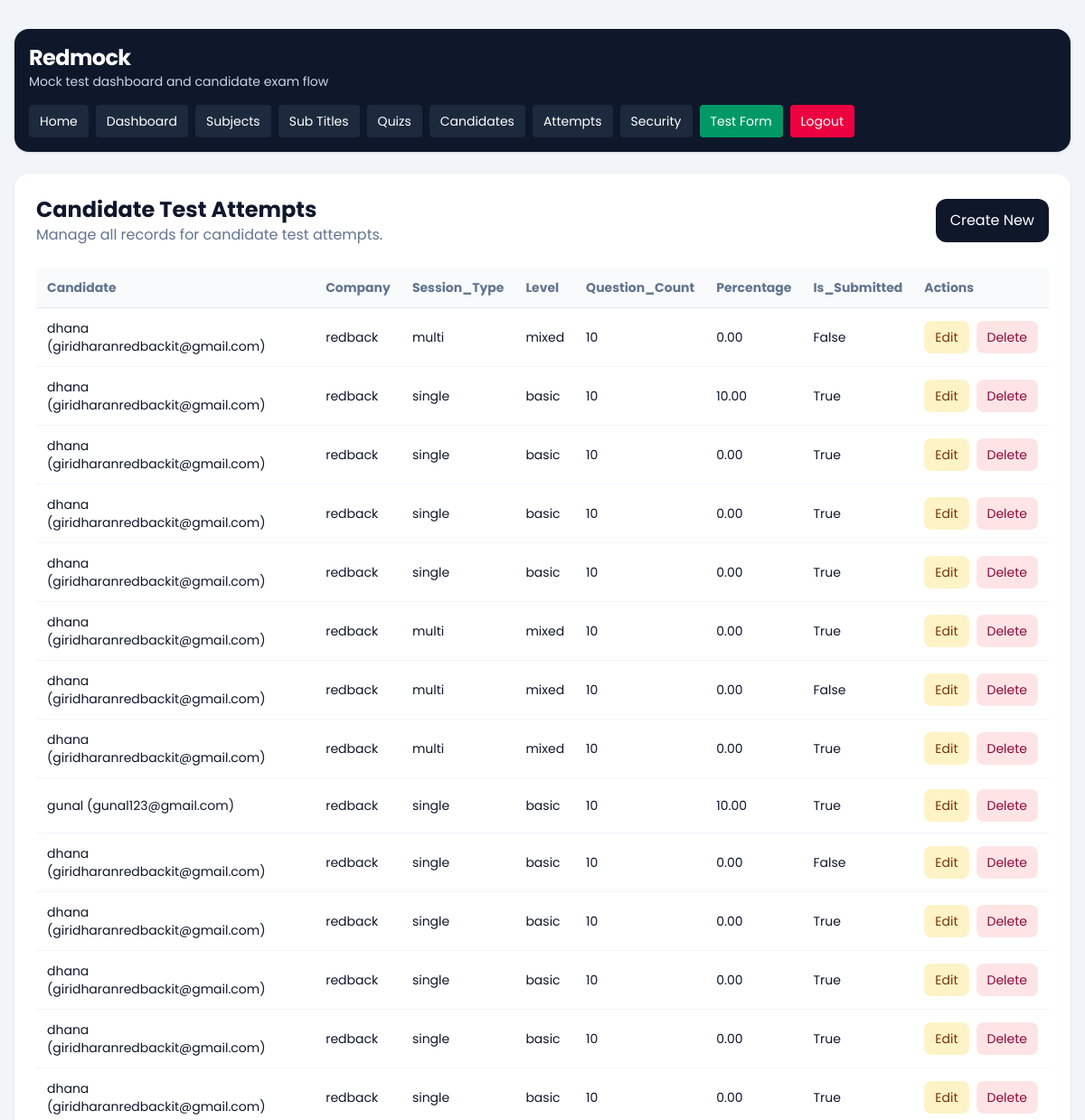
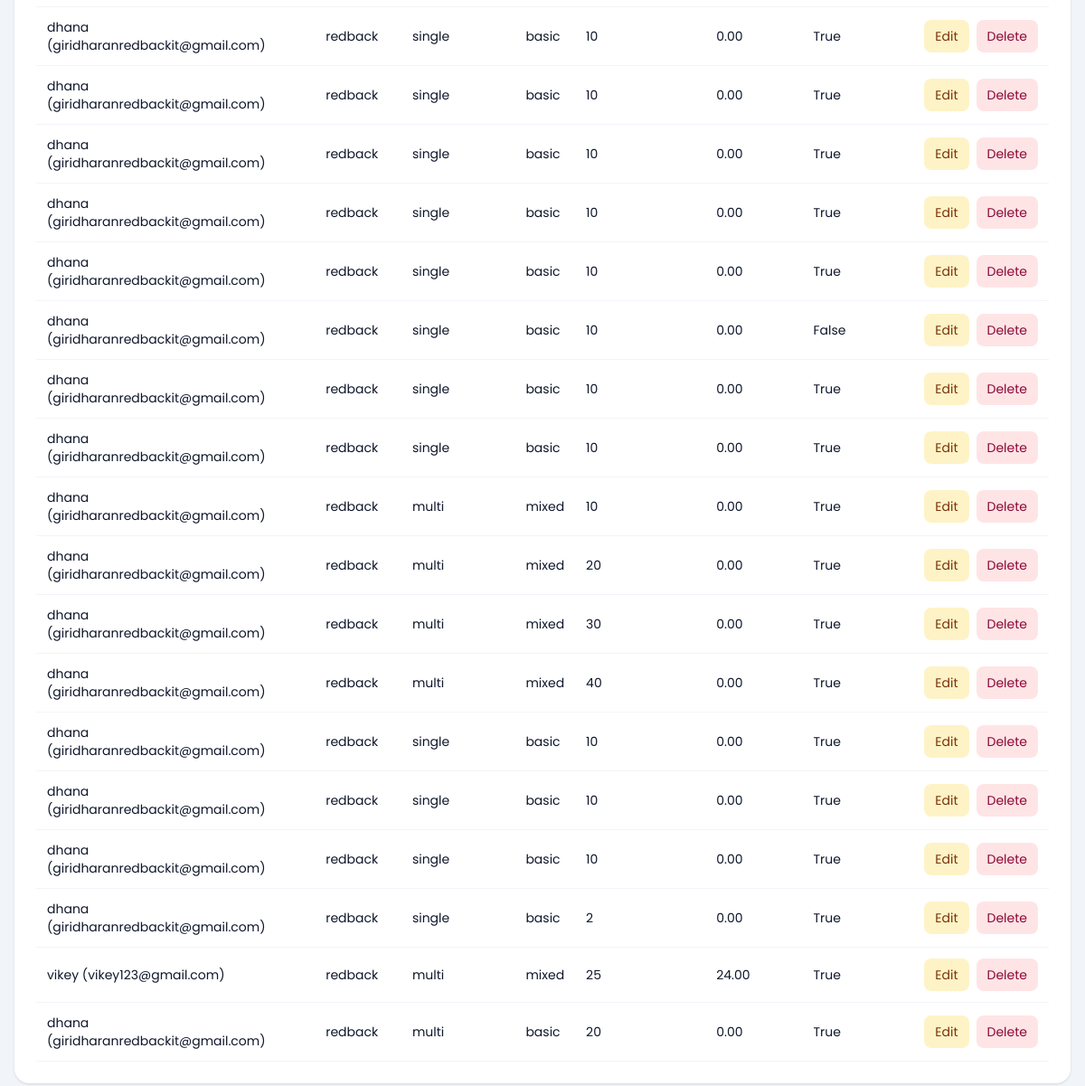
/dashboard/attempts/ (signed in), run on an earlier commit of the app's database (2 pictures, top to bottom).
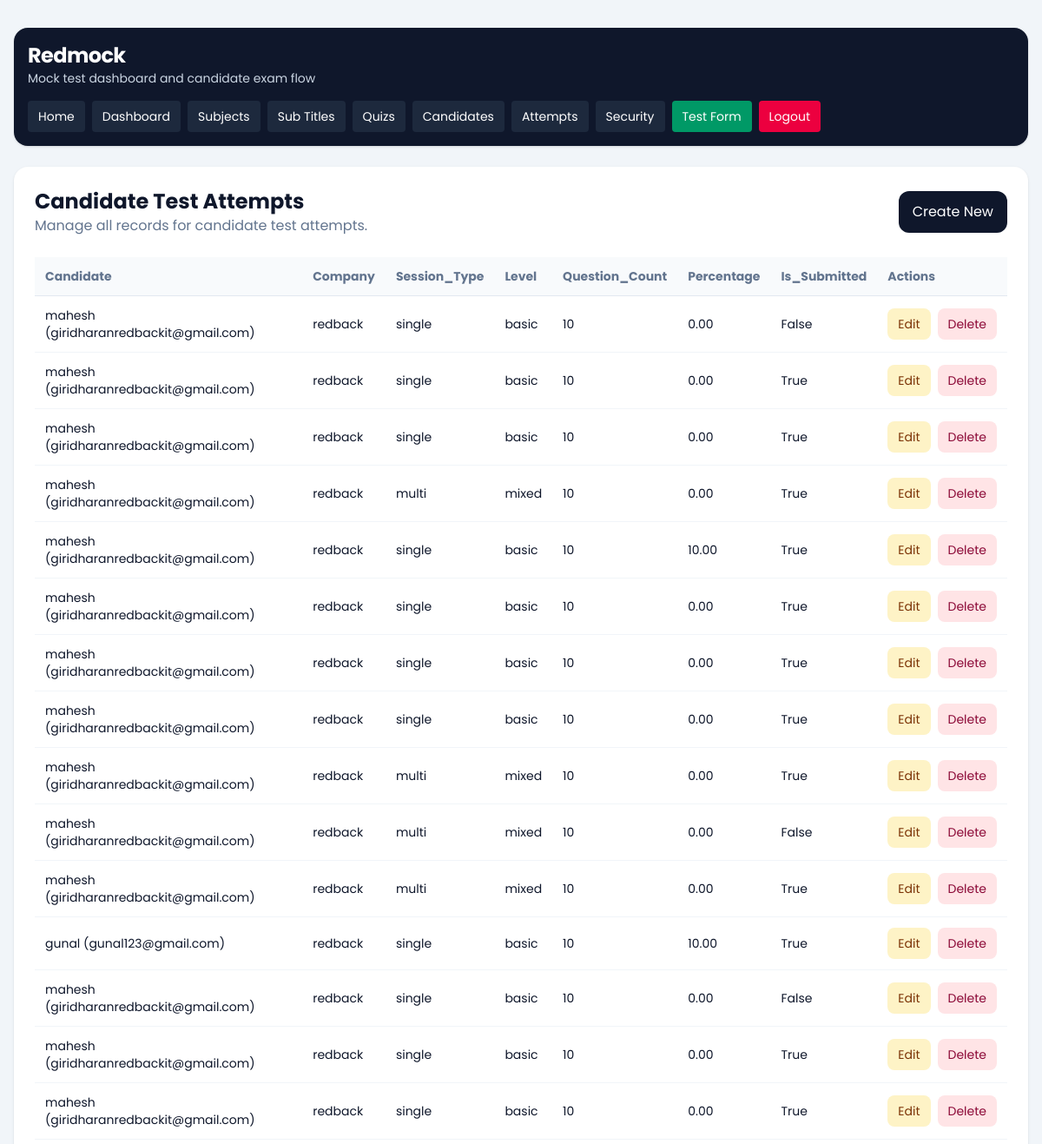
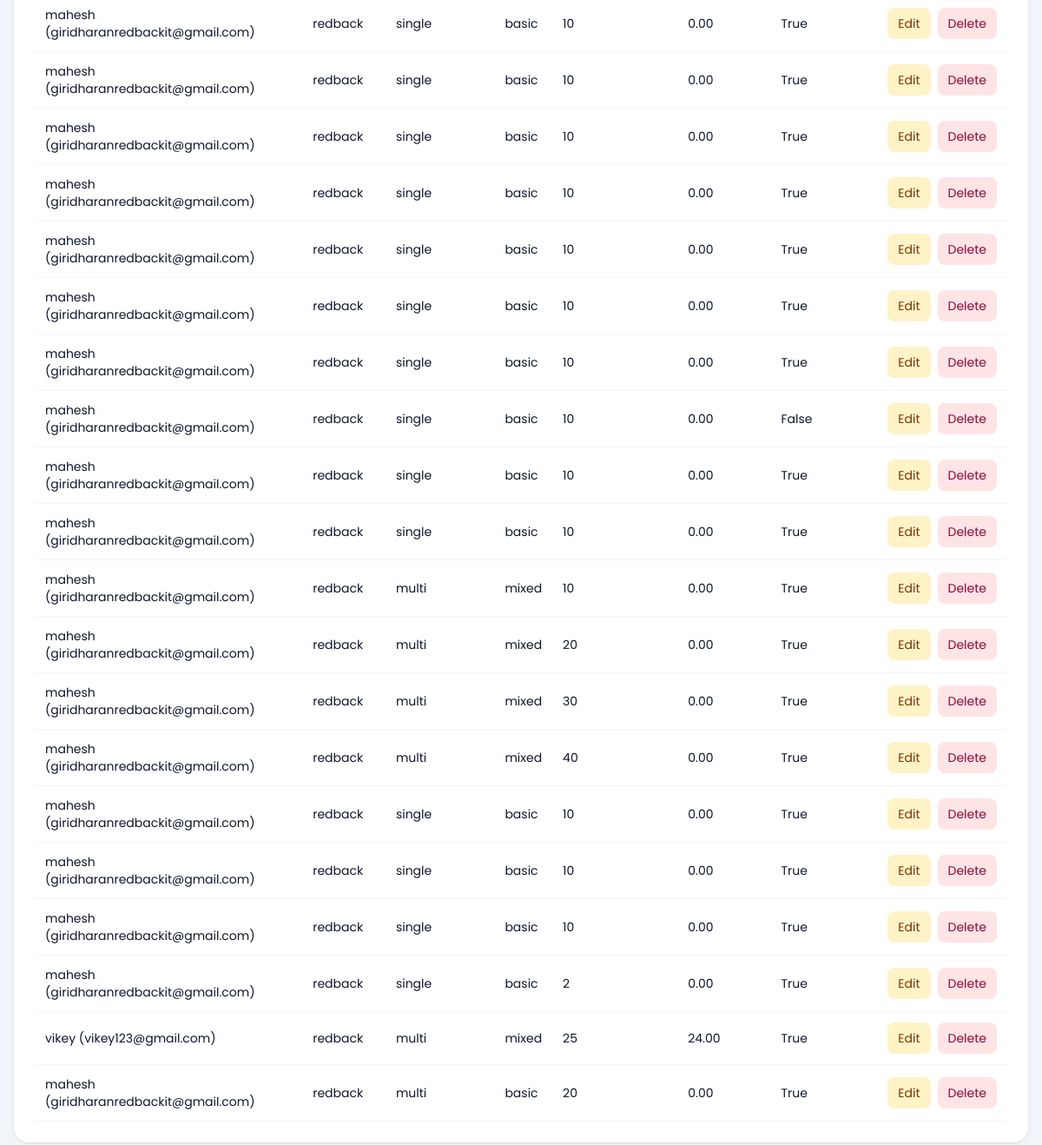
And on a later commit of the database (2 pictures, top to bottom).
### quiz/models.py (models this page shows, shortened)
class CandidateTestAttempt(models.Model):
    SESSION_SINGLE = 'single'
    SESSION_MULTI = 'multi'
    SESSION_CHOICES = [
        (SESSION_SINGLE, 'Single'),
        (SESSION_MULTI, 'Multi'),
    ]
    candidate = models.ForeignKey(Candidate, on_delete=models.CASCADE, related_name='attempts')
    company = models.ForeignKey(Company, on_delete=models.CASCADE, related_name='attempts')
    session_type = models.CharField(max_length=10, choices=SESSION_CHOICES)
    level = models.CharField(max_length=20)
    question_count = models.PositiveIntegerField()
    duration_minutes = models.PositiveIntegerField()
    selected_subjects = models.JSONField(default=list, blank=True)
    selected_sub_titles = models.JSONField(default=list, blank=True)
    answers_json = models.JSONField(default=list, blank=True)
    correct_count = models.PositiveIntegerField(default=0)
    wrong_count = models.PositiveIntegerField(default=0)
    percentage = models.DecimalField(max_digits=5, decimal_places=2, default=0)
    started_at = models.DateTimeField(blank=True, null=True)
    submitted_at = models.DateTimeField(blank=True, null=True)
    is_submitted = models.BooleanField(default=False)
    is_paused = models.BooleanField(default=False)
    paused_at = models.DateTimeField(blank=True, null=True)
    total_paused_seconds = models.PositiveIntegerField(default=0)
    tab_switch_count = models.PositiveIntegerField(default=0)
    warning_count = models.PositiveIntegerField(default=0)
    last_violation_at = models.DateTimeField(blank=True, null=True)
    violation_log_json = models.JSONField(default=list, blank=True)
    created_at = models.DateTimeField(auto_now_add=True)
    class Meta:
        ordering = ['-created_at']

class Candidate(models.Model):
    name = models.CharField(max_length=150)
    email = models.EmailField()
    designation_tech = models.CharField(max_length=150)
    created_at = models.DateTimeField(auto_now_add=True)
    class Meta:
        ordering = ['name']
    def __str__(self):
        return f'{self.name} ({self.email})'

### dashboard/models.py (models this page shows, shortened)
class Company(models.Model):
    name = models.CharField(max_length=150)
    image = models.ImageField(upload_to='company/', blank=True, null=True)
    email = models.EmailField(unique=True)
    password = models.CharField(max_length=128)
    is_active = models.BooleanField(default=True)
    full_screen_lock = models.BooleanField(default=False)
    pause_lock = models.BooleanField(default=False)
    tab_switch_guard_enabled = models.BooleanField(default=False)
    max_violation_warnings = models.PositiveIntegerField(default=3)
    exam_control_password = models.CharField(max_length=128, blank=True)
    created_at = models.DateTimeField(auto_now_add=True)
    updated_at = models.DateTimeField(auto_now=True)
    class Meta:
        ordering = ['name']
        verbose_name_plural = 'Companies'
    def __str__(self):
        return self.name

### dashboard/views.py (the view)
# urls.py: path('attempts/', views.attempt_list, name='attempt_list'),
@company_login_required
def attempt_list(request):
    queryset = CandidateTestAttempt.objects.filter(company=request.company).select_related('candidate', 'company')
    return render_crud_list(
        request,
        queryset=queryset,
        title='Candidate Test Attempts',
        create_url='dashboard:attempt_create',
        edit_url_name='dashboard:attempt_update',
        delete_url_name='dashboard:attempt_delete',
        fields=[
            'candidate',
            'company',
            'session_type',
            'level',
            'question_count',
            'percentage',
            'is_submitted',
        ],
    )

### dashboard/templatetags/dashboard_extras.py (called while the page is built)
@register.filter
def getattribute(obj, attr_name):
    return getattr(obj, attr_name)

### dashboard/views.py (called while the page is built)
def get_logged_in_company(request):
    company_id = request.session.get('company_id')
    if not company_id:
        return None
    return Company.objects.filter(id=company_id, is_active=True).first()

def company_login_required(view_func):
    @wraps(view_func)
    def wrapper(request, *args, **kwargs):
        company = get_logged_in_company(request)
        if not company:
            return redirect(f"{reverse('dashboard:login')}?next={request.path}")
        request.company = company
        return view_func(request, *args, **kwargs)
    return wrapper

def render_crud_list(request, *, queryset, title, create_url, edit_url_name, delete_url_name, fields):
    context = {
        'title': title,
        'objects': queryset,
        'create_url': create_url,
        'edit_url_name': edit_url_name,
        'delete_url_name': delete_url_name,
        'fields': fields,
    }
    return render(request, 'dashboard/crud_list.html', context)

### templates/dashboard/crud_list.html (shortened to what this page needs)
{% extends "base.html" %}
{% load dashboard_extras %}
{% block content %}
{% include 'dashboard/header.html' %}
<section class="rounded-2xl bg-white p-6 shadow-sm">
    <div class="mb-6 flex flex-col gap-3 sm:flex-row sm:items-center sm:justify-between">
        <div>
            <h1 class="text-2xl font-bold">{{ title }}</h1>
            <p class="text-slate-500">Manage all records for {{ title|lower }}.</p>
        </div>
        <a href="{% url create_url %}" class="rounded-xl bg-slate-900 px-4 py-3 text-white">Create New</a>
    </div>
    <div class="overflow-x-auto">
        <table class="min-w-full text-left text-sm">
            <thead class="border-b border-slate-200 bg-slate-50 text-slate-500">
                <tr>
                    {% for field in fields %}
                        <th class="px-3 py-3">{{ field|title }}</th>
                    {% endfor %}
                    <th class="px-3 py-3">Actions</th>
                </tr>
            </thead>
            <tbody>
                {% for object in objects %}
                    <tr class="border-b border-slate-100">
                        {% for field in fields %}
                            <td class="px-3 py-3">{{ object|getattribute:field }}</td>
                        {% endfor %}
                        <td class="px-3 py-3">
                            <div class="flex gap-2">
                                <a href="{% url edit_url_name object.pk %}" class="rounded-lg bg-amber-100 px-3 py-2 text-amber-900">Edit</a>
                                <a href="{% url delete_url_name object.pk %}" class="rounded-lg bg-rose-100 px-3 py-2 text-rose-900">Delete</a>
                            </div>
                        </td>
                    </tr>
                {% empty %}
                    <tr>
                        <td colspan="{{ fields|length|add:1 }}" class="px-3 py-8 text-center text-slate-500">
                            No records found.
                        </td>
                    </tr>
                {% endfor %}
            </tbody>
        </table>
    </div>
</section>
{% endblock %}

### templates/base.html (shortened to what this page needs)
{% load static %}
<!DOCTYPE html>
<html lang="en">
<head>
    <link rel="stylesheet" href="{% static 'css/tailwind-build.css' %}">
</head>
<body class="min-h-screen bg-slate-100 text-slate-900" style="font-family: 'Poppins', sans-serif;">
    <div class="min-h-screen">
        <main class="mx-auto max-w-7xl px-4 py-8">
            {% block content %}{% endblock %}
        </main>
    </div>
</body>
</html>

### templates/dashboard/header.html
<header class="bg-slate-900 text-white shadow mb-6 rounded-2xl">
    <div class="mx-auto flex max-w-7xl flex-wrap items-center justify-between gap-4 px-4 py-4">
        <div>
            <a href="/" class="text-2xl font-bold tracking-tight">Redmock</a>
            <p class="text-sm text-slate-300">Mock test dashboard and candidate exam flow</p>
        </div>
        <nav class="flex flex-wrap gap-2 text-sm">
            <a href="/" class="rounded bg-slate-800 px-3 py-2 hover:bg-slate-700">Home</a>
            {% if request.session.company_id %}
                <a href="/dashboard/" class="rounded bg-slate-800 px-3 py-2 hover:bg-slate-700">Dashboard</a>
                <a href="/dashboard/subjects/" class="rounded bg-slate-800 px-3 py-2 hover:bg-slate-700">Subjects</a>
                <a href="/dashboard/subtitles/" class="rounded bg-slate-800 px-3 py-2 hover:bg-slate-700">Sub Titles</a>
                <a href="/dashboard/quizzes/" class="rounded bg-slate-800 px-3 py-2 hover:bg-slate-700">Quizs</a>
                <a href="/dashboard/candidates/" class="rounded bg-slate-800 px-3 py-2 hover:bg-slate-700">Candidates</a>
                <a href="/dashboard/attempts/" class="rounded bg-slate-800 px-3 py-2 hover:bg-slate-700">Attempts</a>
                <a href="/dashboard/settings/security/" class="rounded bg-slate-800 px-3 py-2 hover:bg-slate-700">Security</a>
                <a href="/quiz/start/" class="rounded bg-emerald-600 px-3 py-2 hover:bg-emerald-500">Test Form</a>
                <a href="/dashboard/logout/" class="rounded bg-rose-600 px-3 py-2 hover:bg-rose-500">Logout</a>
            {% else %}
                <a href="/dashboard/login/" class="rounded bg-slate-800 px-3 py-2 hover:bg-slate-700">Dashboard Login</a>
            {% endif %}
        </nav>
    </div>
</header>

What changed in the data, as far as the page shows it:
added CandidateTestAttempt: fields "mahesh (giridharanredbackit@gmail.com)" "redback" "single" "basic" "10" "0.00" "False"
added CandidateTestAttempt: fields "mahesh (giridharanredbackit@gmail.com)" "redback" "single" "basic" "10" "0.00" "True"
added CandidateTestAttempt: fields "mahesh (giridharanredbackit@gmail.com)" "redback" "single" "basic" "10" "0.00" "True"
Also different on the page:
new list line: "mahesh (giridharanredbackit@gmail.com)"
new list line: "True"
list line gone: "dhana (giridharanredbackit@gmail.com)"
list line gone: "False"
